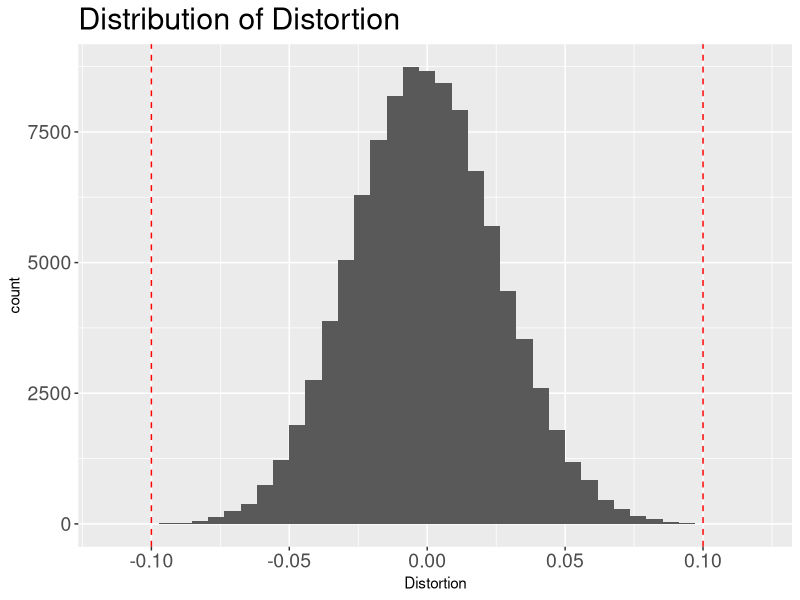

Generate this figure with R:
## ---- chunk 1
knitr::opts_chunk$set(echo = TRUE, cache=TRUE)
## ---- chunk 2
library(tidyverse)
N = 10000 #The Number of dimensions in the original space
m = 1000  #The number of points in the dataset
epsilon = .1

X = matrix(rnorm(m * N, 100, 10), m, N) #Let's just pick some normal random data.
distX = dist(X) %>% as.matrix() #This is the distance matrix in the original space.

n = as.integer(ceiling(log(m) / epsilon ^ 2)) + 1 #The number of dimensions in the projected space.

random_matrix = matrix(rnorm(N * n, 0, 1), N, n) / sqrt(n) #The magical random matrix
random_matrix = matrix(rnorm(N * n, 0, 1), N, n) / sqrt(n) #See it's totally random, really there's nothing special about it.
random_matrix = matrix(rnorm(N * n, 0, 1), N, n) / sqrt(n) #Look, the deck is really shuffled. Completely random. No tricks.

X_projected = X %*% random_matrix #Project the points into the lower dimension.
distX_projected = dist(X_projected) %>% as.matrix() #The distance matrix in the projected space.

distances = data.frame(Distance = as.numeric(distX),
                       ProjectedDistance=as.numeric(distX_projected))
## ---- chunk 3
distances %>%
  filter(Distance > 0.0) %>% #Ignore the distance from a point to itself.
  mutate(Distortion = (ProjectedDistance - Distance) / Distance) %>% 
  sample_frac(.1) %>%
  ggplot(aes(Distortion)) +
  geom_histogram(bins=40) + 
  geom_vline(xintercept = epsilon, color = "red", lty = 2) +
  geom_vline(xintercept = -epsilon, color = "red", lty = 2) + 
  labs(title = "Distribution of Distortion") + 
  theme(plot.title=element_text(size=22),
        axis.text.x=element_text(size=14),
        axis.text.y=element_text(size=14)) 
